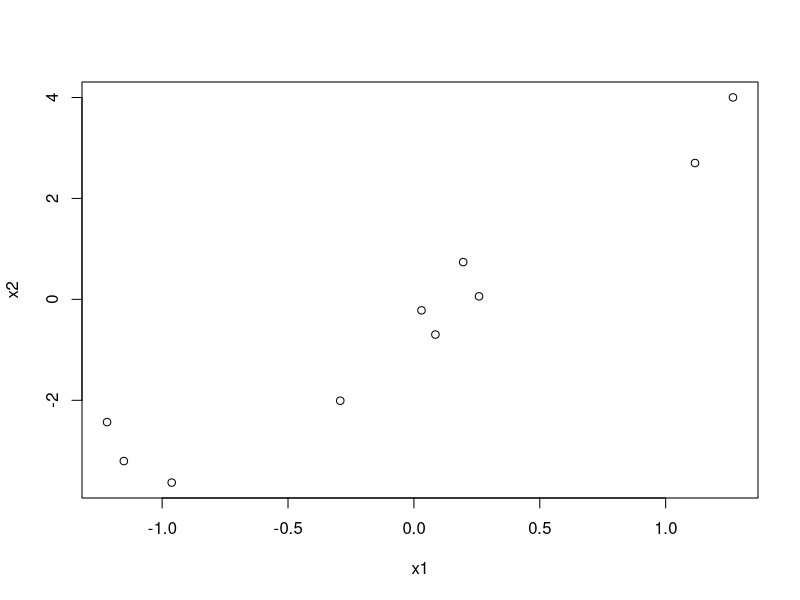

Recreate this plot in R.
set.seed(3)
n <-10
x1 <- rnorm(n = n)
x2 <- 3 * x1 + rnorm(n = n)
y = 2 + x1 + x2 + rnorm(n = n)

# Question 2a
plot(x1, x2)

# Question 2b
lm(y ~ x1)